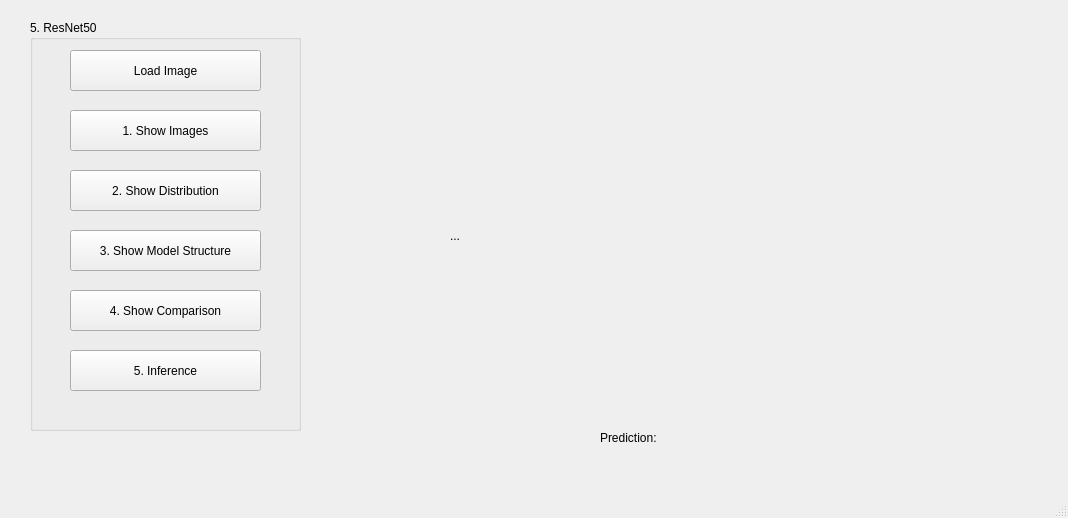
<?xml version="1.0" encoding="UTF-8"?>
<ui version="4.0">
 <class>mainWindow</class>
 <widget class="QMainWindow" name="mainWindow">
  <property name="geometry">
   <rect>
    <x>0</x>
    <y>0</y>
    <width>1068</width>
    <height>518</height>
   </rect>
  </property>
  <property name="windowTitle">
   <string>MainWindow</string>
  </property>
  <widget class="QWidget" name="centralwidget">
   <widget class="QGroupBox" name="groupBox">
    <property name="geometry">
     <rect>
      <x>30</x>
      <y>20</y>
      <width>271</width>
      <height>411</height>
     </rect>
    </property>
    <property name="title">
     <string>5. ResNet50</string>
    </property>
    <widget class="QPushButton" name="pushButton">
     <property name="geometry">
      <rect>
       <x>40</x>
       <y>30</y>
       <width>191</width>
       <height>41</height>
      </rect>
     </property>
     <property name="text">
      <string>Load Image</string>
     </property>
    </widget>
    <widget class="QPushButton" name="pushButton_2">
     <property name="geometry">
      <rect>
       <x>40</x>
       <y>90</y>
       <width>191</width>
       <height>41</height>
      </rect>
     </property>
     <property name="text">
      <string>1. Show Images</string>
     </property>
    </widget>
    <widget class="QPushButton" name="pushButton_3">
     <property name="geometry">
      <rect>
       <x>40</x>
       <y>150</y>
       <width>191</width>
       <height>41</height>
      </rect>
     </property>
     <property name="text">
      <string>2. Show Distribution</string>
     </property>
    </widget>
    <widget class="QPushButton" name="pushButton_4">
     <property name="geometry">
      <rect>
       <x>40</x>
       <y>210</y>
       <width>191</width>
       <height>41</height>
      </rect>
     </property>
     <property name="text">
      <string>3. Show Model Structure</string>
     </property>
    </widget>
    <widget class="QPushButton" name="pushButton_5">
     <property name="geometry">
      <rect>
       <x>40</x>
       <y>270</y>
       <width>191</width>
       <height>41</height>
      </rect>
     </property>
     <property name="text">
      <string>4. Show Comparison</string>
     </property>
    </widget>
    <widget class="QPushButton" name="pushButton_6">
     <property name="geometry">
      <rect>
       <x>40</x>
       <y>330</y>
       <width>191</width>
       <height>41</height>
      </rect>
     </property>
     <property name="text">
      <string>5. Inference</string>
     </property>
    </widget>
   </widget>
   <widget class="QLabel" name="label">
    <property name="geometry">
     <rect>
      <x>450</x>
      <y>60</y>
      <width>411</width>
      <height>351</height>
     </rect>
    </property>
    <property name="text">
     <string>...</string>
    </property>
   </widget>
   <widget class="QLabel" name="label_2">
    <property name="geometry">
     <rect>
      <x>600</x>
      <y>430</y>
      <width>261</width>
      <height>16</height>
     </rect>
    </property>
    <property name="text">
     <string>Prediction:</string>
    </property>
   </widget>
  </widget>
  <widget class="QMenuBar" name="menubar">
   <property name="geometry">
    <rect>
     <x>0</x>
     <y>0</y>
     <width>1068</width>
     <height>21</height>
    </rect>
   </property>
  </widget>
  <widget class="QStatusBar" name="statusbar"/>
 </widget>
 <resources/>
 <connections/>
</ui>
